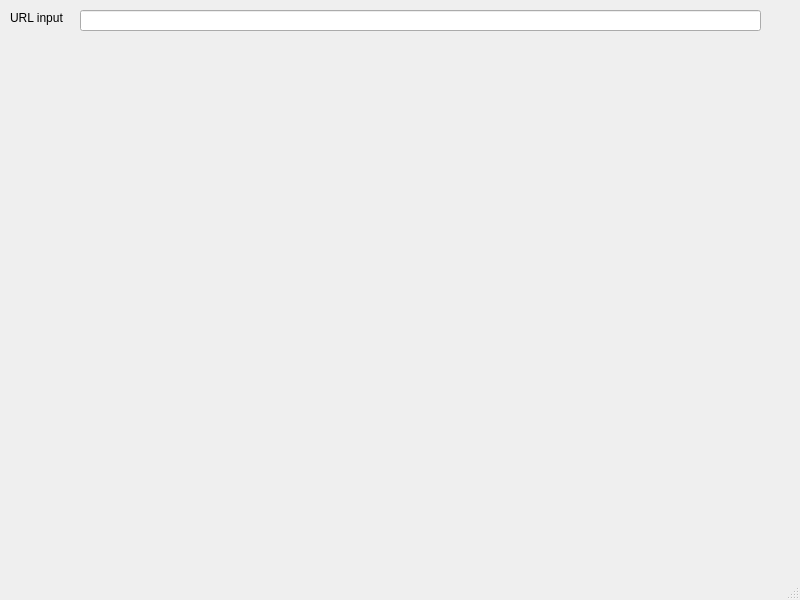
<?xml version="1.0" encoding="UTF-8"?>
<ui version="4.0">
 <class>Web</class>
 <widget class="QMainWindow" name="Web">
  <property name="geometry">
   <rect>
    <x>0</x>
    <y>0</y>
    <width>800</width>
    <height>600</height>
   </rect>
  </property>
  <property name="windowTitle">
   <string>MainWindow</string>
  </property>
  <widget class="QWidget" name="centralwidget">
   <widget class="QLabel" name="URL_label">
    <property name="geometry">
     <rect>
      <x>10</x>
      <y>10</y>
      <width>61</width>
      <height>16</height>
     </rect>
    </property>
    <property name="text">
     <string>URL input</string>
    </property>
   </widget>
   <widget class="QLineEdit" name="URL_input">
    <property name="geometry">
     <rect>
      <x>80</x>
      <y>10</y>
      <width>681</width>
      <height>21</height>
     </rect>
    </property>
   </widget>
  </widget>
  <widget class="QStatusBar" name="statusbar"/>
 </widget>
 <resources/>
 <connections/>
</ui>
